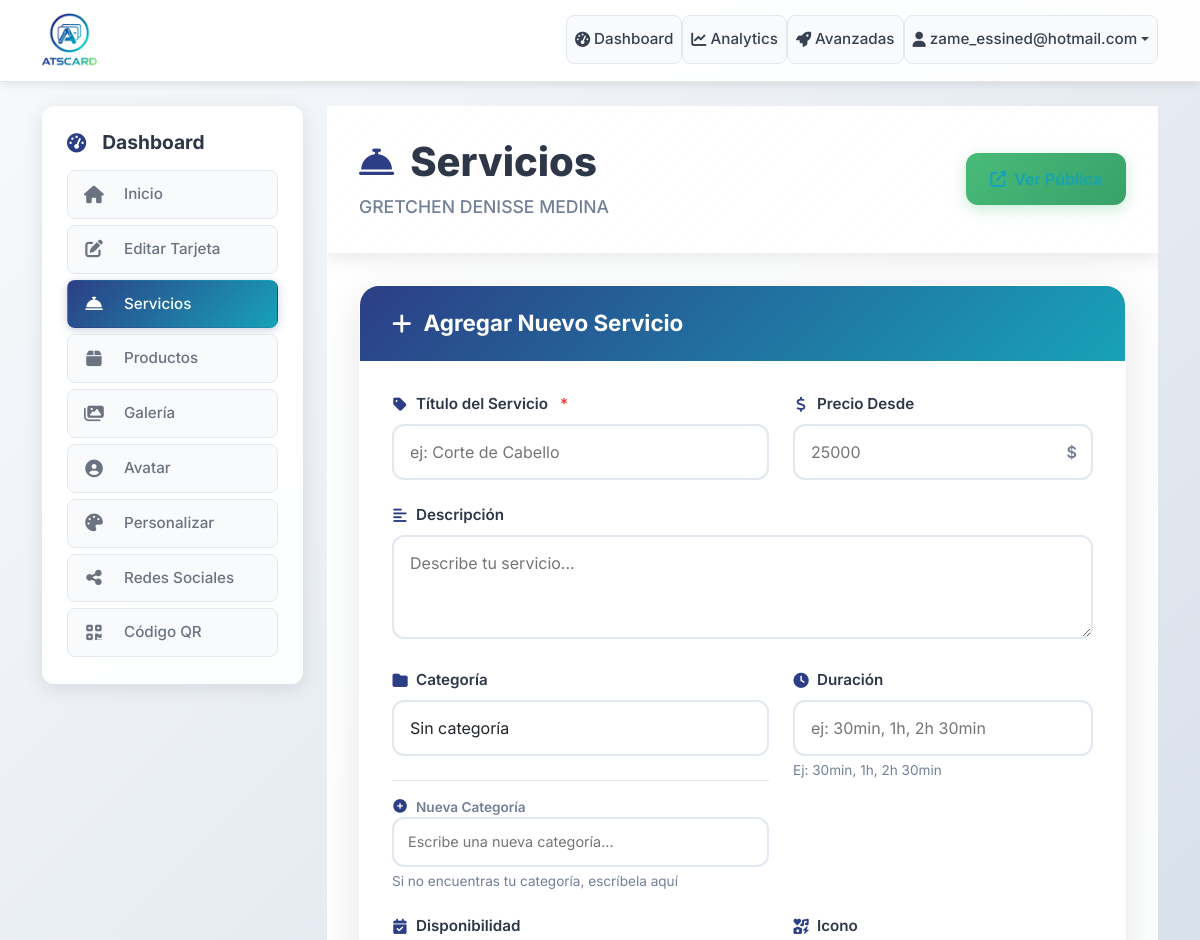
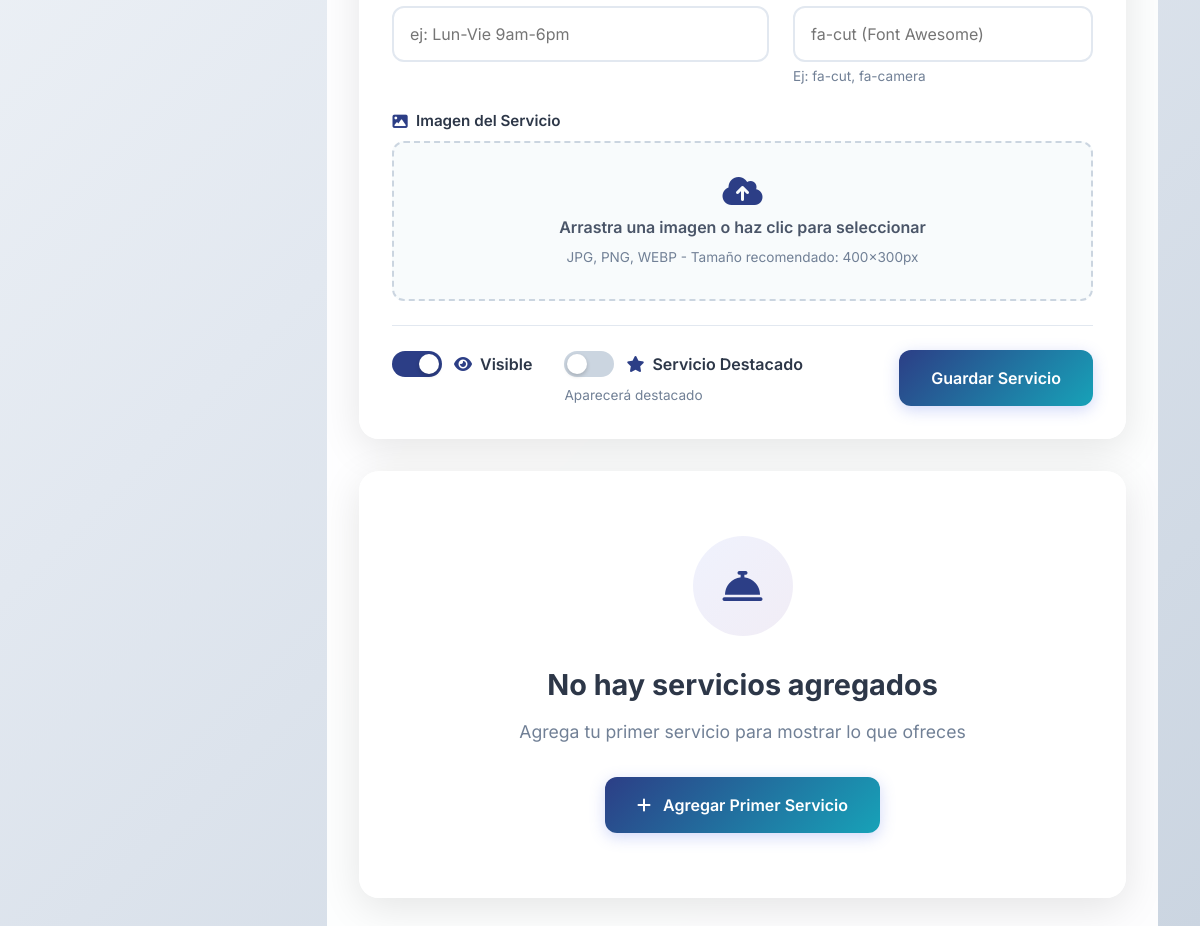
/dashboard/cards/12/services (signed in), run on an earlier commit of the app's database (2 pictures, top to bottom).
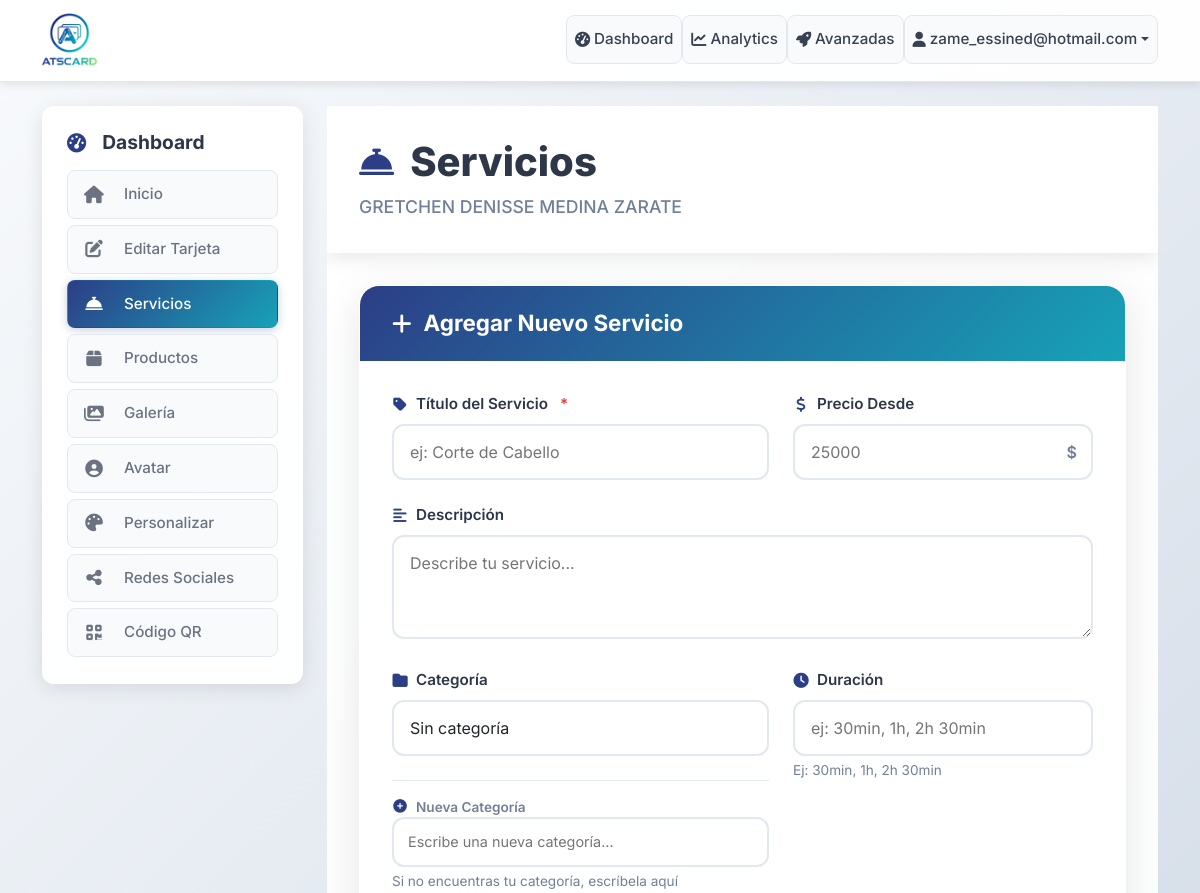
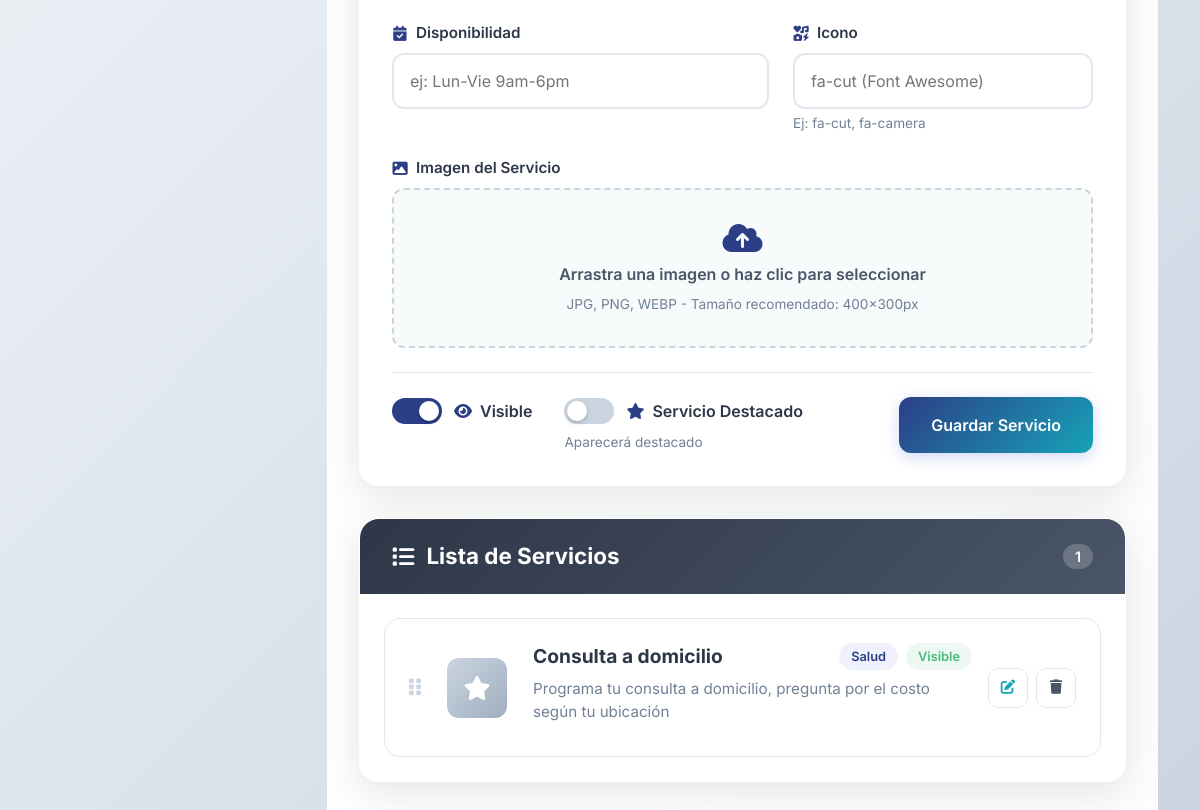
And on a later commit of the database (2 pictures, top to bottom).
### app/models.py (models this page shows, shortened)
class Card(db.Model):
    id = db.Column(db.Integer, primary_key=True)
    owner_id = db.Column(db.Integer, db.ForeignKey('user.id'), nullable=False)
    slug = db.Column(db.String(100), unique=True, nullable=False, index=True)
    title = db.Column(db.String(200))  # e.g., "Lourdes Arellano - Salón & Spa"
    name = db.Column(db.String(100), nullable=False)
    job_title = db.Column(db.String(200))
    company = db.Column(db.String(200))
    phone = db.Column(db.String(20))
    email_public = db.Column(db.String(120))
    website = db.Column(db.String(255))
    location = db.Column(db.String(255))
    bio = db.Column(db.Text)
    theme_id = db.Column(db.Integer, db.ForeignKey('theme.id'), nullable=False)
    is_public = db.Column(db.Boolean, default=True, nullable=False)
    published_at = db.Column(db.DateTime)
    avatar_path = db.Column(db.String(255))  # Legacy - kept for backward compatibility
    avatar_square_path = db.Column(db.String(255))  # Square version for circle/rounded/square
    avatar_rect_path = db.Column(db.String(255))   # Rectangular version for rectangle shape
    created_at = db.Column(db.DateTime, default=now_utc_for_db)
    updated_at = db.Column(db.DateTime, default=now_utc_for_db, onupdate=now_utc_for_db)
    instagram = db.Column(db.String(255))
    whatsapp_country = db.Column(db.String(10))  # Country code for WhatsApp (e.g., '+34')
    whatsapp = db.Column(db.String(20))  # Phone number without country code
    custom_layout = db.Column(db.Text)  # Store custom layout JSON from visual editor
    facebook = db.Column(db.String(255))
    linkedin = db.Column(db.String(255))
    twitter = db.Column(db.String(255))
    youtube = db.Column(db.String(255))
    tiktok = db.Column(db.String(255))
    telegram = db.Column(db.String(255))
    snapchat = db.Column(db.String(255))
    pinterest = db.Column(db.String(255))
    github = db.Column(db.String(255))
    behance = db.Column(db.String(255))
    dribbble = db.Column(db.String(255))
    primary_social_networks = db.Column(db.Text)
    services = db.relationship('Service', backref='card', lazy='dynamic', cascade='all, delete-orphan')
    products = db.relationship('Product', backref='card', lazy='dynamic', cascade='all, delete-orphan')
    gallery_items = db.relationship('GalleryItem', backref='card', lazy='dynamic', cascade='all, delete-orphan')
    def get_public_url(self):
        return f"/c/{self.slug}"

class Service(db.Model):
    id = db.Column(db.Integer, primary_key=True)
    card_id = db.Column(db.Integer, db.ForeignKey('card.id'), nullable=False)
    title = db.Column(db.String(200), nullable=False)
    description = db.Column(db.Text)
    price_from = db.Column(db.Numeric(10, 2))  # optional starting price
    icon = db.Column(db.String(50))  # icon class or name
    image_path = db.Column(db.String(255))  # service image
    category = db.Column(db.String(100))  # service category
    duration_minutes = db.Column(db.Integer)  # duration in minutes
    is_featured = db.Column(db.Boolean, default=False)  # featured/popular service
    availability = db.Column(db.String(200))  # availability description
    order_index = db.Column(db.Integer, default=0)
    is_visible = db.Column(db.Boolean, default=True)
    created_at = db.Column(db.DateTime, default=now_utc_for_db)
    def get_duration_display(self):
        if not self.duration_minutes:
            return None

### app/dashboard/routes.py (the view, shortened to what this page needs)
@bp.route('/cards/<int:id>/services', methods=['GET', 'POST'])
@login_required
def card_services(id):
    card = get_user_card_or_404(id)
    form = ServiceForm()
    services = card.services.order_by(Service.order_index).all()
    user_agent = request.headers.get('User-Agent', '').lower()
    is_mobile = any(keyword in user_agent for keyword in [
        'mobile', 'android', 'iphone', 'ipad', 'ipod', 'blackberry', 'windows phone'
    ])
    if is_mobile:
        return render_template('dashboard/services_pwa.html', card=card, services=services, form=form)
    else:
        return render_template('dashboard/services.html', card=card, services=services, form=form)

### app/models.py (called while the page is built)
    def is_admin(self):
        return self.role == 'admin'

### app/utils.py (called while the page is built)
def get_user_card_or_404(card_id):
    from flask_login import current_user
    from flask import abort
    from .models import Card
    card = Card.query.filter_by(id=card_id, owner_id=current_user.id).first()
    if not card:
        abort(404)
    return card

### app/templates/dashboard/services.html (shortened to what the changed rows need)
{% extends "base.html" %}
{% block content %}
<div class="row">
    <div class="col-md-9">
        <div class="services-main">
        <div class="services-header">
            <div class="header-content">
                <div class="header-title">
                    <h1 class="services-title">
                        <i class="fas fa-concierge-bell"></i>
                        Servicios
                    </h1>
                    <p class="services-subtitle">{{ card.name }}</p>
                </div>
                {% if card.is_public %}
                    <a href="{{ card.get_public_url() }}" target="_blank" class="view-public-btn">
                        <i class="fas fa-external-link-alt"></i>
                    </a>
                {% endif %}
            </div>
        </div>
        <div class="services-content">
            {% if services %}
                <div class="services-list-container">
                    <div class="list-header">
                        <h3 class="list-title">
                            <i class="fas fa-list"></i>
                            Lista de Servicios
                            <span class="count-badge">{{ services|length }}</span>
                        </h3>
                    </div>
                    <div class="services-grid">
                        {% for service in services %}
                            <div class="service-card">
                                <div class="service-drag-handle">
                                    <i class="fas fa-grip-vertical"></i>
                                </div>
                                <div class="service-image-container">
                                    {% if service.image_path %}
                                        <img src="{{ url_for('static', filename='uploads/' + service.image_path) }}"
                                             alt="{{ service.title }}" class="service-image">
                                    {% elif service.icon %}
                                        <div class="service-icon">
                                            <i class="fas {{ service.icon }}"></i>
                                        </div>
                                    {% else %}
                                        <div class="service-icon service-icon-default">
                                            <i class="fas fa-star"></i>
                                        </div>
                                    {% endif %}
                                </div>
                                <div class="service-content">
                                    <div class="service-header">
                                        <h4 class="service-title">
                                            {{ service.title }}
                                        </h4>
                                        <div class="service-badges">
                                            {% if service.category %}
                                                <span class="category-badge">{{ service.category|title }}</span>
                                            {% endif %}
                                            {% if service.is_visible %}
                                                <span class="status-badge status-visible">Visible</span>
                                            {% else %}
                                                <span class="status-badge status-hidden">Oculto</span>
                                            {% endif %}
                                        </div>
                                    </div>
                                    {% if service.description %}
                                        <p class="service-description">
                                            {{ service.description[:80] }}{% if service.description|length > 80 %}...{% endif %}
                                        </p>
                                    {% endif %}
                                </div>
                                <div class="service-actions">
                                    <a href="{{ url_for('dashboard.edit_service', card_id=card.id, service_id=service.id) }}"
                                       class="action-btn edit-btn" title="Editar">
                                        <i class="fas fa-edit"></i>
                                    </a>
                                    <form method="POST" action="{{ url_for('dashboard.delete_service', card_id=card.id, service_id=service.id) }}"
                                          class="delete-form" onsubmit="return confirm('¿Eliminar este servicio?')">
                                        <button type="submit" class="action-btn delete-btn" title="Eliminar">
                                            <i class="fas fa-trash"></i>
                                        </button>
                                    </form>
                                </div>
                            </div>
                        {% endfor %}
                    </div>
                </div>
            {% else %}
                <div class="empty-state">
                    <div class="empty-icon">
                        <i class="fas fa-concierge-bell"></i>
                    </div>
                    <h3 class="empty-title">No hay servicios agregados</h3>
                    <p class="empty-description">Agrega tu primer servicio para mostrar lo que ofreces</p>
                    <div class="empty-action">
                        <button onclick="document.querySelector('.service-form-container').scrollIntoView({behavior: 'smooth'})"
                                class="add-service-btn">
                            <i class="fas fa-plus"></i>
                            Agregar Primer Servicio
                        </button>
                    </div>
                </div>
            {% endif %}
        </div>
    </div>
</div>
{% endblock %}

What changed in the data, as far as the page shows it:
changed Card: name "GRETCHEN DENISSE MEDINA" → "GRETCHEN DENISSE MEDINA ZARATE"; is_public True → False (drawn)
added Service: title "Consulta a domicilio", category "Salud", is_visible "Visible", description "Programa tu consulta a domicilio, pregunta por el costo según tu ubicación"
Also different on the page:
{{ services|length }}: (not shown) → "1"
text no longer shown: "No hay servicios agregados Agrega tu primer servicio para mostrar lo que ofreces Agregar Primer Servicio"
text now shown: "Lista de Servicios"
